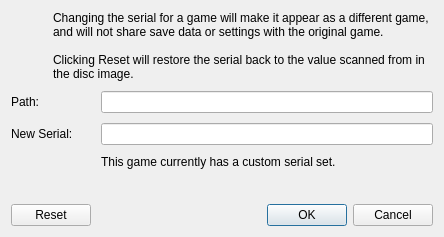
<?xml version="1.0" encoding="UTF-8"?>
<ui version="4.0">
 <class>EditGameSerialDialog</class>
 <widget class="QDialog" name="EditGameSerialDialog">
  <property name="geometry">
   <rect>
    <x>0</x>
    <y>0</y>
    <width>444</width>
    <height>237</height>
   </rect>
  </property>
  <property name="windowTitle">
   <string>Edit Game Serial</string>
  </property>
  <layout class="QGridLayout" name="layout" columnminimumwidth="80,0">
   <property name="spacing">
    <number>10</number>
   </property>
   <item row="0" column="0" colspan="2">
    <layout class="QHBoxLayout" name="horizontalLayout">
     <property name="spacing">
      <number>10</number>
     </property>
     <item>
      <widget class="QLabel" name="icon">
       <property name="sizePolicy">
        <sizepolicy hsizetype="Fixed" vsizetype="Preferred">
         <horstretch>0</horstretch>
         <verstretch>0</verstretch>
        </sizepolicy>
       </property>
       <property name="minimumSize">
        <size>
         <width>32</width>
         <height>32</height>
        </size>
       </property>
       <property name="maximumSize">
        <size>
         <width>32</width>
         <height>16777215</height>
        </size>
       </property>
       <property name="alignment">
        <set>Qt::AlignmentFlag::AlignLeading|Qt::AlignmentFlag::AlignLeft|Qt::AlignmentFlag::AlignTop</set>
       </property>
      </widget>
     </item>
     <item>
      <widget class="QLabel" name="text">
       <property name="text">
        <string>Changing the serial for a game will make it appear as a different game, and will not share save data or settings with the original game.

Clicking Reset will restore the serial back to the value scanned from in the disc image.</string>
       </property>
       <property name="textFormat">
        <enum>Qt::TextFormat::PlainText</enum>
       </property>
       <property name="alignment">
        <set>Qt::AlignmentFlag::AlignLeading|Qt::AlignmentFlag::AlignLeft|Qt::AlignmentFlag::AlignTop</set>
       </property>
       <property name="wordWrap">
        <bool>true</bool>
       </property>
      </widget>
     </item>
    </layout>
   </item>
   <item row="1" column="0">
    <widget class="QLabel" name="pathLabel">
     <property name="text">
      <string>Path:</string>
     </property>
    </widget>
   </item>
   <item row="1" column="1">
    <widget class="QLineEdit" name="path">
     <property name="readOnly">
      <bool>true</bool>
     </property>
    </widget>
   </item>
   <item row="2" column="0">
    <widget class="QLabel" name="serialLabel">
     <property name="text">
      <string>New Serial:</string>
     </property>
    </widget>
   </item>
   <item row="2" column="1">
    <widget class="QLineEdit" name="serial"/>
   </item>
   <item row="4" column="1">
    <widget class="QLabel" name="customState">
     <property name="text">
      <string>This game currently has a custom serial set.</string>
     </property>
    </widget>
   </item>
   <item row="5" column="0" colspan="2">
    <spacer name="verticalSpacer">
     <property name="orientation">
      <enum>Qt::Orientation::Vertical</enum>
     </property>
     <property name="sizeHint" stdset="0">
      <size>
       <width>0</width>
       <height>0</height>
      </size>
     </property>
    </spacer>
   </item>
   <item row="6" column="0" colspan="2">
    <widget class="QDialogButtonBox" name="buttonBox">
     <property name="orientation">
      <enum>Qt::Orientation::Horizontal</enum>
     </property>
     <property name="standardButtons">
      <set>QDialogButtonBox::StandardButton::Cancel|QDialogButtonBox::StandardButton::Ok|QDialogButtonBox::StandardButton::Reset</set>
     </property>
    </widget>
   </item>
  </layout>
 </widget>
 <resources/>
 <connections>
  <connection>
   <sender>buttonBox</sender>
   <signal>accepted()</signal>
   <receiver>EditGameSerialDialog</receiver>
   <slot>accept()</slot>
   <hints>
    <hint type="sourcelabel">
     <x>248</x>
     <y>254</y>
    </hint>
    <hint type="destinationlabel">
     <x>157</x>
     <y>274</y>
    </hint>
   </hints>
  </connection>
  <connection>
   <sender>buttonBox</sender>
   <signal>rejected()</signal>
   <receiver>EditGameSerialDialog</receiver>
   <slot>reject()</slot>
   <hints>
    <hint type="sourcelabel">
     <x>316</x>
     <y>260</y>
    </hint>
    <hint type="destinationlabel">
     <x>286</x>
     <y>274</y>
    </hint>
   </hints>
  </connection>
 </connections>
</ui>
